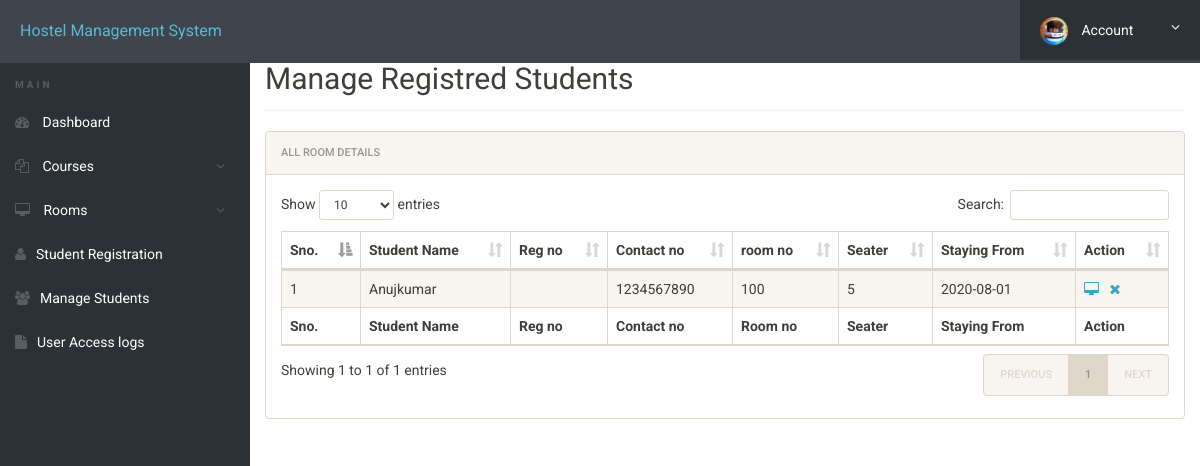
The app's page /hostel/admin/manage-students.php (signed in) with its own data.
### tables this page shows
CREATE TABLE `registration` (
  `id` int(11) NOT NULL,
  `roomno` int(11) DEFAULT NULL,
  `seater` int(11) DEFAULT NULL,
  `feespm` int(11) DEFAULT NULL,
  `foodstatus` int(11) DEFAULT NULL,
  `stayfrom` date DEFAULT NULL,
  `duration` int(11) DEFAULT NULL,
  `course` varchar(500) DEFAULT NULL,
  `schoolId` int(11) DEFAULT NULL,
  `firstName` varchar(500) DEFAULT NULL,
  `middleName` varchar(500) DEFAULT NULL,
  `lastName` varchar(500) DEFAULT NULL,
  `gender` varchar(250) DEFAULT NULL,
  `contactno` bigint(11) DEFAULT NULL,
  `emailid` varchar(500) DEFAULT NULL,
  `egycontactno` bigint(11) DEFAULT NULL,
  `guardianName` varchar(500) DEFAULT NULL,
  `guardianRelation` varchar(500) DEFAULT NULL,
  `guardianContactno` bigint(11) DEFAULT NULL,
  `corresAddress` varchar(500) DEFAULT NULL,
  `corresCIty` varchar(500) DEFAULT NULL,
  `corresProvince` varchar(500) DEFAULT NULL,
  `corresPincode` int(11) DEFAULT NULL,
  `pmntAddress` varchar(500) DEFAULT NULL,
  `pmntCity` varchar(500) DEFAULT NULL,
  `pmnatetProvince` varchar(500) DEFAULT NULL,
  `pmntPincode` int(11) DEFAULT NULL,
  `postingDate` timestamp NULL DEFAULT current_timestamp(),
  `updationDate` varchar(500) DEFAULT NULL
);

### hostel/admin/manage-students.php (the view, shortened to what this page needs)
<?php
include('includes/config.php');
?>
<!doctype html>
<html lang="en" class="no-js">
<head>
	<link rel="stylesheet" href="css/font-awesome.min.css">
	<link rel="stylesheet" href="css/bootstrap.min.css">
	<link rel="stylesheet" href="css/dataTables.bootstrap.min.css">
	<link rel="stylesheet" href="css/bootstrap-social.css">
	<link rel="stylesheet" href="css/bootstrap-select.css">
	<link rel="stylesheet" href="css/fileinput.min.css">
	<link rel="stylesheet" href="css/awesome-bootstrap-checkbox.css">
	<link rel="stylesheet" href="css/style.css">
</head>
<body>
	<?php include('includes/header.php');?>
	<div class="ts-main-content">
			<?php include('includes/sidebar.php');?>
		<div class="content-wrapper">
			<div class="container-fluid">
				<div class="row">
					<div class="col-md-12">
						<h2 class="page-title" style="margin-top:4%">Manage Registred Students</h2>
						<div class="panel panel-default">
							<div class="panel-heading">All Room Details</div>
							<div class="panel-body">
								<table id="zctb" class="display table table-striped table-bordered table-hover" cellspacing="0" width="100%">
									<thead>
										<tr>
											<th>Sno.</th>
											<th>Student Name</th>
											<th>Reg no</th>
											<th>Contact no </th>
											<th>room no  </th>
											<th>Seater </th>
											<th>Staying From </th>
											<th>Action</th>
										</tr>
									</thead>
									<tfoot>
										<tr>
											<th>Sno.</th>
											<th>Student Name</th>
											<th>Reg no</th>
											<th>Contact no </th>
											<th>Room no  </th>
											<th>Seater </th>
											<th>Staying From </th>
											<th>Action</th>
										</tr>
									</tfoot>
									<tbody>
<?php
$ret="select * from registration";
$stmt= $mysqli->prepare($ret) ;
$stmt->execute() ;
$res=$stmt->get_result();
$cnt=1;
while($row=$res->fetch_object())
	  {
	  	?>
<tr><td><?php echo $cnt;;?></td>
<td><?php echo $row->firstName;?><?php echo $row->middleName;?><?php echo $row->lastName;?></td>
<td><?php echo $row->schoolid;?></td>
<td><?php echo $row->contactno;?></td>
<td><?php echo $row->roomno;?></td>
<td><?php echo $row->seater;?></td>
<td><?php echo $row->stayfrom;?></td>
<td>
<a href="student-details.php?schoolid=<?php echo $row->schoolid;?>" title="View Full Details"><i class="fa fa-desktop"></i></a>&nbsp;&nbsp;
<a href="manage-students.php?del=<?php echo $row->schoolid;?>" title="Delete Record" onclick="return confirm('Do you want to delete');"><i class="fa fa-close"></i></a></td>
										</tr>
									<?php
$cnt=$cnt+1;
									 } ?>
									</tbody>
								</table>
							</div>
						</div>
					</div>
				</div>
			</div>
		</div>
	</div>
</body>
</html>

### hostel/admin/css/style.css (style rules this page uses)
html { font-size: 14px; }
@media only screen and (min-width: 480px) { html { font-size: 17px; } }
@media only screen and (min-width: 768px) { html { font-size: 14px; } }
body { font-size: 1em; }
a { color: #37a6c4; }
.panel { overflow: hidden; }
.page-title { padding-bottom: 15px; margin-bottom: 20px; border-bottom: 1px solid #f0f0f0; }
.ts-main-content .content-wrapper { padding-top: 15px; margin-top: 10px; }
@media only screen and (min-width: 992px) { .ts-main-content .content-wrapper { margin-left: 250px; } }

### records on screen
registration: firstName "Anuj", lastName "kumar", contactno "1234567890", roomno "100", seater "5", stayfrom "2020-08-01"
